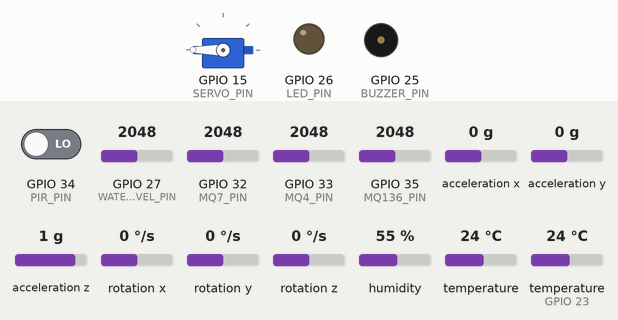
Bench run of a sketch on a simulated ESP32. On the bench: servo, output pins drawn as LEDs (lit = HIGH), buzzer (waves = sounding, pin HIGH). The test bench sets the inputs (shaded band); at power-on: GPIO 34 (PIR_PIN) LOW, GPIO 27 (WATER_LEVEL_PIN) = 2048, GPIO 32 (MQ7_PIN) = 2048, GPIO 33 (MQ4_PIN) = 2048, GPIO 35 (MQ136_PIN) = 2048, acceleration x 0 g, acceleration y 0 g, acceleration z 1 g, rotation x 0 °/s, rotation y 0 °/s, rotation z 0 °/s, humidity 55 %, temperature 24 °C, temperature (sensor on GPIO 23) 24 °C. WiFi joins after 1.5 s; servers stay silent unless stated; what the sketch prints to the serial monitor is not drawn.

Above: at 0.1 s.
At 3.0 s:
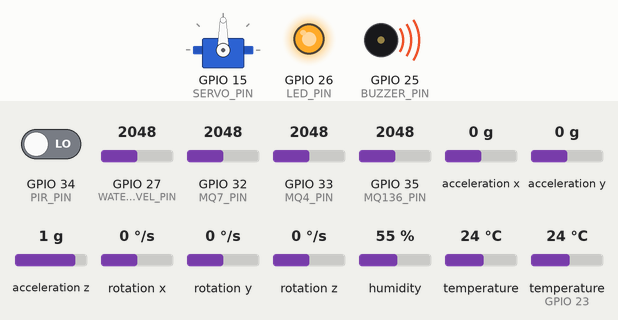
3.1 s: GPIO 34 (PIR_PIN) driven HIGH
Timing chart, 0 to 6.1 s (numbered marks = the images above; inputs shaded):
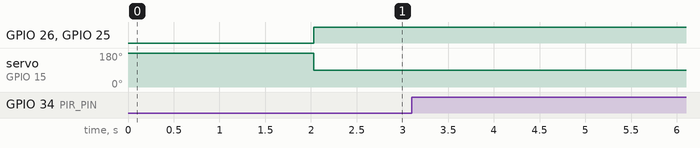

Measured:
- after the input at 3.1 s, every drawn part: stays the same

The sketch:

IOT_FireAlarm.ino
```cpp
#define BLYNK_TEMPLATE_ID "TMPL6A2GM6EQp"
#define BLYNK_TEMPLATE_NAME "Testing"
#define BLYNK_AUTH_TOKEN "V1tBXpddh5VDEIKxYpA4Vq-AEbpg0QTH"

#include <WiFi.h>
#include <WiFiClient.h>
#include <BlynkSimpleEsp32.h>
#include <DHT.h>
#include <Servo.h>
#include <Wire.h>
#include <Adafruit_MPU6050.h>
#include <Adafruit_Sensor.h>

#define BLYNK_PRINT Serial

#define DHT_PIN 23
#define DHTTYPE DHT11
#define PIR_PIN 34
#define MQ4_PIN 33       // Methane sensor (thay MQ2 bằng MQ4 cho khí metan)
#define MQ7_PIN 32       // CO sensor
#define MQ136_PIN 35     // H2S sensor
#define BUZZER_PIN 25
#define LED_PIN 26
#define SERVO_PIN 15
#define WATER_LEVEL_PIN 27  // Cảm biến mực nước

#define VPIN_TEMP V0
#define VPIN_METHANE V1
#define VPIN_CO V2
#define VPIN_H2S V3
#define VPIN_MOTION V4
#define VPIN_VIBRATION V5
#define VPIN_WATER V6

char auth[] = BLYNK_AUTH_TOKEN;
char ssid[] = "Phuong Hoa";
char pass[] = "65dienbienphu";
DHT dht(DHT_PIN, DHTTYPE);
Servo myservo;
Adafruit_MPU6050 mpu;

int ANGLE_OPEN = 90;
int ANGLE_CLOSE = 180;
unsigned long PREVIOUS_MILLIS = 0;
bool DANGER_DETECTED = false;

// Ngưỡng cảnh báo cho môi trường hầm mỏ
#define METHANE_THRESHOLD 500   // Ngưỡng khí metan (ppm)
#define CO_THRESHOLD 50         // Ngưỡng CO (ppm)
#define H2S_THRESHOLD 20        // Ngưỡng H2S (ppm)
#define TEMP_THRESHOLD 35       // Ngưỡng nhiệt độ (°C)
#define VIBRATION_THRESHOLD 1.5 // Ngưỡng dao động (g)
#define WATER_THRESHOLD 700     // Ngưỡng mực nước

BLYNK_CONNECTED()
{
 Blynk.syncAll();
}

void setup() {
  Serial.begin(115200);
  Wire.begin();
  dht.begin();

  // Khởi tạo cảm biến gia tốc MPU6050
  if (!mpu.begin()) {
    Serial.println("Failed to find MPU6050 chip");
  }

  mpu.setAccelerometerRange(MPU6050_RANGE_8_G);
  mpu.setFilterBandwidth(MPU6050_BAND_21_HZ);

  pinMode(PIR_PIN, INPUT);
  pinMode(MQ4_PIN, INPUT);
  pinMode(MQ7_PIN, INPUT);
  pinMode(MQ136_PIN, INPUT);
  pinMode(WATER_LEVEL_PIN, INPUT);
  pinMode(BUZZER_PIN, OUTPUT);
  pinMode(LED_PIN, OUTPUT);

  myservo.attach(SERVO_PIN);
  myservo.write(ANGLE_CLOSE);
  Blynk.begin(auth, ssid, pass);

  Serial.println("Hệ thống giám sát an toàn hầm mỏ đã sẵn sàng");
}

void loop() {
  Blynk.run();
  unsigned long CURRENT_MILLIS = millis();

  if (CURRENT_MILLIS - PREVIOUS_MILLIS >= 2000) {
    PREVIOUS_MILLIS = CURRENT_MILLIS;

    // Đọc các giá trị cảm biến
    float TEMPERATURE = dht.readTemperature();
    int METHANE_VALUE = analogRead(MQ4_PIN);
    int CO_VALUE = analogRead(MQ7_PIN);
    int H2S_VALUE = analogRead(MQ136_PIN);
    int WATER_LEVEL = analogRead(WATER_LEVEL_PIN);
    int PIR_VALUE = digitalRead(PIR_PIN);

    // Đọc giá trị dao động từ MPU6050
    sensors_event_t a, g, temp;
    mpu.getEvent(&a, &g, &temp);
    float VIBRATION = sqrt(a.acceleration.x * a.acceleration.x +
                          a.acceleration.y * a.acceleration.y +
                          a.acceleration.z * a.acceleration.z);

    // Gửi dữ liệu lên Blynk
    Blynk.virtualWrite(VPIN_TEMP, TEMPERATURE);
    Blynk.virtualWrite(VPIN_METHANE, METHANE_VALUE);
    Blynk.virtualWrite(VPIN_CO, CO_VALUE);
    Blynk.virtualWrite(VPIN_H2S, H2S_VALUE);
    Blynk.virtualWrite(VPIN_VIBRATION, VIBRATION);
    Blynk.virtualWrite(VPIN_WATER, WATER_LEVEL);

    // Kiểm tra các điều kiện nguy hiểm
    if (METHANE_VALUE >= METHANE_THRESHOLD ||
        CO_VALUE >= CO_THRESHOLD ||
        H2S_VALUE >= H2S_THRESHOLD ||
        TEMPERATURE >= TEMP_THRESHOLD ||
        VIBRATION >= VIBRATION_THRESHOLD ||
        WATER_LEVEL >= WATER_THRESHOLD) {

      // Kích hoạt thiết bị cảnh báo
      myservo.write(ANGLE_OPEN);
      digitalWrite(BUZZER_PIN, HIGH);
      digitalWrite(LED_PIN, HIGH);

      // Gửi cảnh báo lên Blynk
      if (METHANE_VALUE >= METHANE_THRESHOLD) {
        Blynk.logEvent("METHANE_WARNING", "Nồng độ khí Methane vượt ngưỡng!");
        Serial.println("CẢNH BÁO: Nồng độ khí Methane cao!");
      }

      if (CO_VALUE >= CO_THRESHOLD) {
        Blynk.logEvent("CO_WARNING", "Nồng độ khí CO vượt ngưỡng!");
        Serial.println("CẢNH BÁO: Nồng độ khí CO cao!");
      }

      if (H2S_VALUE >= H2S_THRESHOLD) {
        Blynk.logEvent("H2S_WARNING", "Nồng độ khí H2S vượt ngưỡng!");
        Serial.println("CẢNH BÁO: Nồng độ khí H2S cao!");
      }

      if (VIBRATION >= VIBRATION_THRESHOLD) {
        Blynk.logEvent("COLLAPSE_WARNING", "Phát hiện rung động bất thường!");
        Serial.println("CẢNH BÁO: Có nguy cơ sập hầm!");
      }

      if (WATER_LEVEL >= WATER_THRESHOLD) {
        Blynk.logEvent("FLOOD_WARNING", "Mực nước tăng cao!");
        Serial.println("CẢNH BÁO: Nguy cơ ngập nước!");
      }

      DANGER_DETECTED = true;
    } else {
      myservo.write(ANGLE_CLOSE);
      digitalWrite(BUZZER_PIN, LOW);
      digitalWrite(LED_PIN, LOW);
      DANGER_DETECTED = false;
    }

    // Kiểm tra chuyển động người (công nhân) khi có nguy hiểm
    if (DANGER_DETECTED == true) {
      if (PIR_VALUE == HIGH) {
        Blynk.virtualWrite(VPIN_MOTION, HIGH);
        Blynk.logEvent("WORKER_DETECTED", "Phát hiện công nhân trong khu vực nguy hiểm!");
        Serial.println("CẢNH BÁO: Vẫn còn người trong khu vực nguy hiểm!");
      } else {
        Blynk.virtualWrite(VPIN_MOTION, LOW);
      }
    }

    // In thông tin giám sát
    Serial.print("Nhiệt độ: ");
    Serial.print(TEMPERATURE);
    Serial.print("°C | Methane: ");
    Serial.print(METHANE_VALUE);
    Serial.print(" | CO: ");
    Serial.print(CO_VALUE);
    Serial.print(" | H2S: ");
    Serial.print(H2S_VALUE);
    Serial.print(" | Độ rung: ");
    Serial.print(VIBRATION);
    Serial.print("g | Mực nước: ");
    Serial.println(WATER_LEVEL);
  }
}
```
